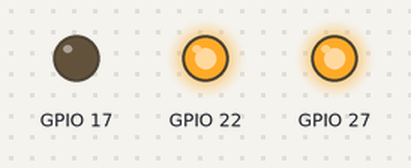
A program run on a simulated Raspberry Pi (BCM pin numbers). Shown: output pins drawn as LEDs (lit = HIGH).

Above: at 0.5 s.
At 1.5 s:
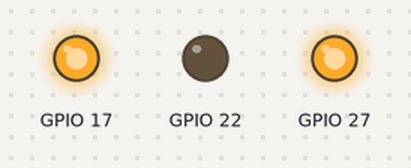
At 5.5 s:
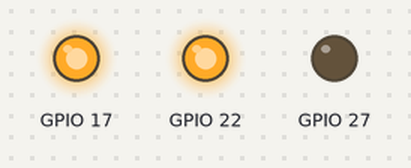
Timing chart, 0 to 6.9 s (numbered marks = the images above):
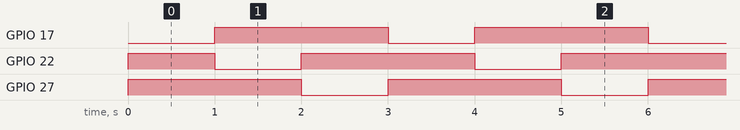

Measured:
- by itself, GPIO 17, GPIO 22, GPIO 27: alternates HIGH for 2.0 s and LOW for 1.0 s
- by itself, everything shown: repeats every 3.0 s, in 3 steps

The program:

RGB.py
```python
##ex7 RGB_LED.py

import RPi.GPIO as GPIO
import time

GPIO.setwarnings(False)

GPIO.setmode(GPIO.BCM)
GPIO.setup(17,GPIO.OUT,initial=GPIO.HIGH)
GPIO.setup(22,GPIO.OUT,initial=GPIO.HIGH)
GPIO.setup(27,GPIO.OUT,initial=GPIO.HIGH)

while True:

    GPIO.output(17,GPIO.LOW)
    time.sleep(1)
    GPIO.output(17,GPIO.HIGH)

    GPIO.output(22,GPIO.LOW)
    time.sleep(1)
    GPIO.output(22,GPIO.HIGH)

    GPIO.output(27,GPIO.LOW)
    time.sleep(1)
    GPIO.output(27,GPIO.HIGH)

GPIO.cleanup()
```
